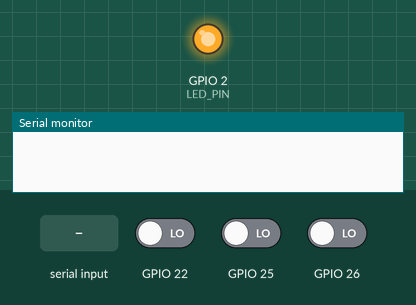
The sketch below on a simulated ESP32. Shown: output pins drawn as LEDs (lit = HIGH), the last lines printed to the serial monitor. Dashed ring = blinking. Inputs (shaded band) come from the test bench; at power-on: GPIO 22 LOW, GPIO 25 LOW, GPIO 26 LOW.

Above: at 2.1 s.
At 4.2 s:
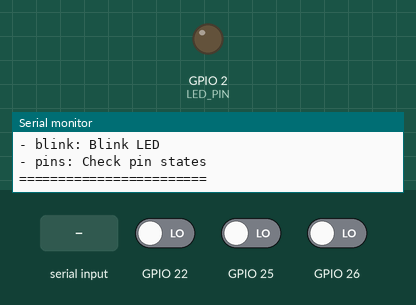
4.3 s: "blink" received over Serial
At 5.41 s:
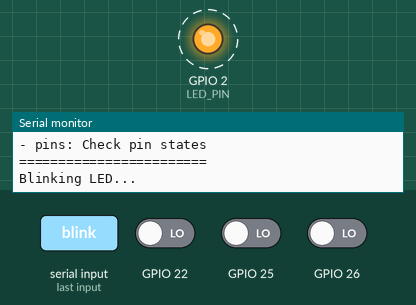
7.3 s: "test" received over Serial
9.8 s: "pins" received over Serial
Timing chart, 0 to 12.8 s (numbered marks = the images above; inputs shaded):
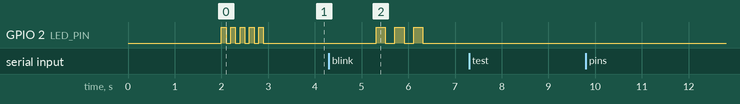

Measured:
- after the input at 4.3 s, GPIO 2 (LED_PIN): alternates HIGH for 0.20 s and LOW for 0.20 s, 6 changes in all, then stays LOW, starting after 1.0 s

The sketch:

minimal_safe_test.ino
```cpp
// Minimal Safe ESP32 + INMP441 Test
// This version is designed to NOT crash

#define LED_PIN 2

void setup() {
  Serial.begin(115200);
  pinMode(LED_PIN, OUTPUT);

  // Wait for serial to stabilize
  delay(2000);

  // Blink LED to show we're alive
  for(int i = 0; i < 5; i++) {
    digitalWrite(LED_PIN, HIGH);
    delay(100);
    digitalWrite(LED_PIN, LOW);
    delay(100);
  }

  Serial.println("=== Minimal ESP32 Test ===");
  Serial.println("ESP32 is running safely");
  Serial.println("Commands:");
  Serial.println("- test: Basic test");
  Serial.println("- blink: Blink LED");
  Serial.println("- pins: Check pin states");
  Serial.println("========================");
}

void loop() {
  if (Serial.available()) {
    String command = Serial.readString();
    command.trim();
    command.toLowerCase();

    if (command == "test") {
      Serial.println("✓ ESP32 working");
      Serial.println("✓ Serial communication OK");
      Serial.println("✓ No crashes detected");
    }
    else if (command == "blink") {
      Serial.println("Blinking LED...");
      for(int i = 0; i < 3; i++) {
        digitalWrite(LED_PIN, HIGH);
        delay(200);
        digitalWrite(LED_PIN, LOW);
        delay(200);
      }
      Serial.println("LED blink complete");
    }
    else if (command == "pins") {
      Serial.println("Pin States:");
      Serial.println("D22: " + String(digitalRead(22)));
      Serial.println("D25: " + String(digitalRead(25)));
      Serial.println("D26: " + String(digitalRead(26)));
    }
    else {
      Serial.println("Unknown command: " + command);
      Serial.println("Available: test, blink, pins");
    }
  }

  delay(100);  // Longer delay to prevent issues
}
```
